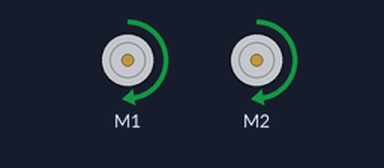
Bench run of a sketch on a simulated Arduino Uno, built with avr-gcc and run on an emulated ATmega328P. On the bench: 2 × DC motor (green arrow = forward, orange = backward, longer = faster).

Above: at 21.2 s.
At 22.7 s:
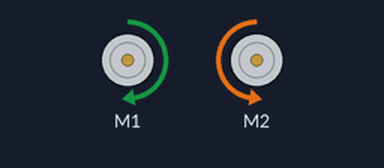
Timing chart, 0 to 24.3 s (numbered marks = the images above):
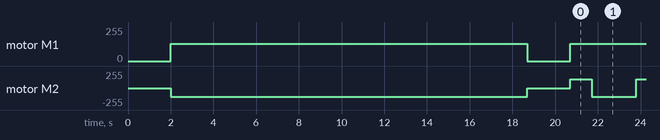

Measured:
- by itself, motor M1: stopped → forward 128/255 at 2.0 s, → stopped 16.7 s later, → forward 128/255 2.0 s later
- by itself, motor M2: stopped → backward 128/255 at 2.0 s, → stopped 16.7 s later, → forward 128/255 2.0 s later, → backward 128/255 1.0 s later, … (74 changes in this stretch)

The sketch:

Basic_Actions.ino
```cpp
/*------ Arduino Line Follower Code----- */
/*-------definning Inputs------*/
#include <Wire.h>
#include <Adafruit_MotorShield.h>
Adafruit_MotorShield AFMS = Adafruit_MotorShield();
Adafruit_DCMotor *motorL = AFMS.getMotor(1);
Adafruit_DCMotor *motorR = AFMS.getMotor(2);

//change motor voltage
/*-------definning Outputs------*/
#define LM1 3       // left motor //(only 2 motors)
#define RM1 4       // right motor


//Variables
int speed_L;
int speed_R;

//Parameters
double ang2t = 23.2;   //time taken to rotate one degree(20.37)
double dis2t = 100;     //time taken to move one cm

uint8_t v = 128;      //Motor speed during movement


//Functions

//Update motor speed
void motor_L(int speed){
  if (speed != speed_L){
    motorL->run( (speed>=0) ? FORWARD : BACKWARD );
    //if (speed>=0){
    //  motorL->run(FORWARD);
    //} else {
    //  motorL->run(BACKWARD);
    //}
    motorL->setSpeed(speed);
    speed_L = speed;
  }
}

void motor_R(int speed){
  if (speed != speed_R){
    motorR->run( (speed>=0) ? FORWARD : BACKWARD );
    //if (speed>=0){
    //  motorR->run(FORWARD);
    //} else {
    //  motorR->run(BACKWARD);
    //}
    motorR->setSpeed(speed);
    speed_R = speed;
  }
}

//Rotate robot x degrees clockwise
void rotate(double angle){
  motor_L(v);
  motor_R(-v);
  delay(angle*ang2t);
  motor_L(0);
  motor_R(0);
}

void forward(double dist){
  motor_L((dist>=0) ? v : -v);
  motor_R((dist>=0) ? v : -v);
  delay(dist*dis2t);
  motor_L(0);
  motor_R(0);
}

//Loop
void setup()
{
  Serial.begin(9600);
  AFMS.begin();
  delay(2000);

  //Rotate 720 degrees
  rotate(720.);

  //Wait
  delay(2000);
}

void loop()
{
  //Run in a square
  forward(10);
  rotate(90);
}
```
